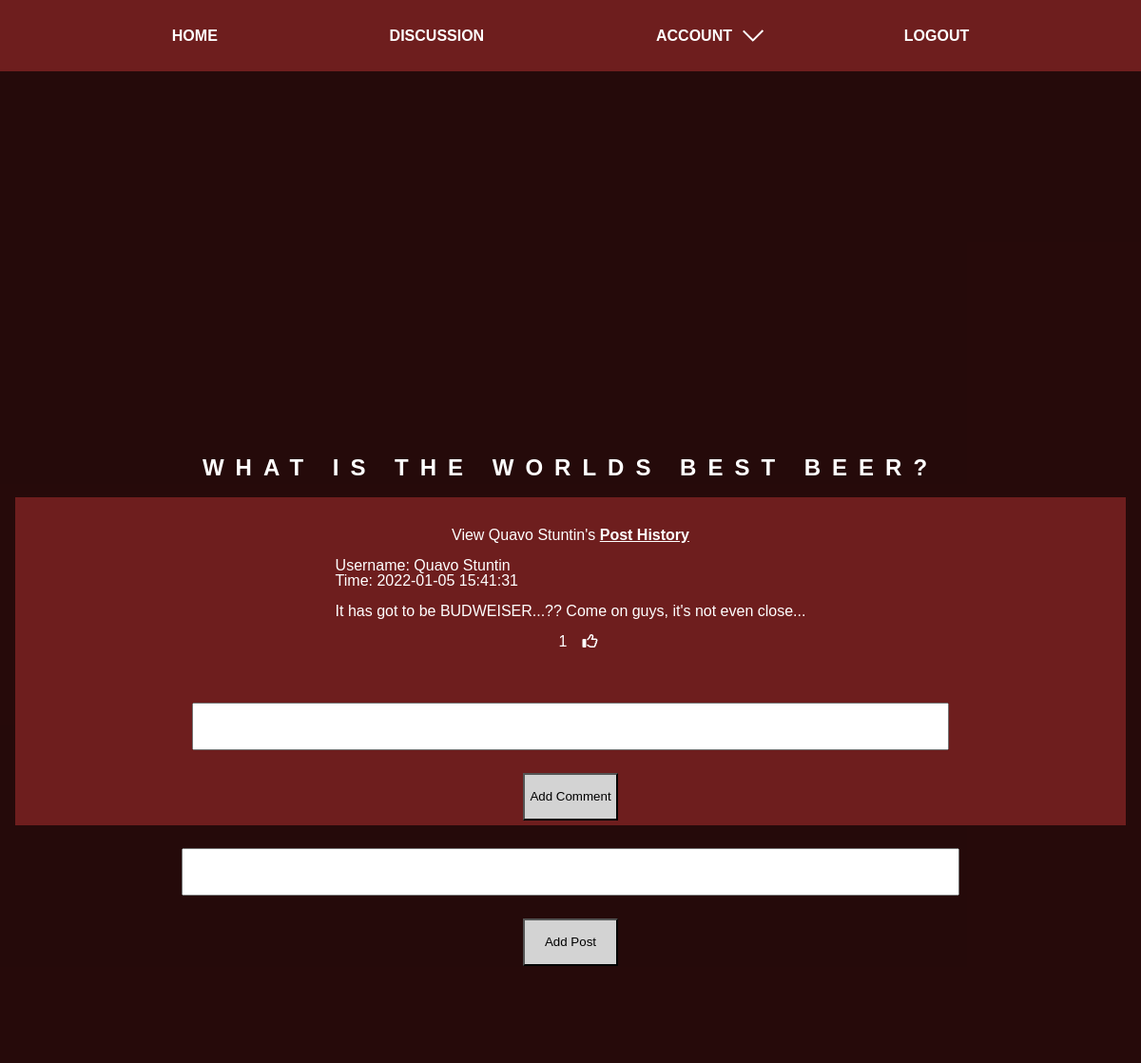
/discussion (signed in, upper part), run on an earlier commit of the app's database.
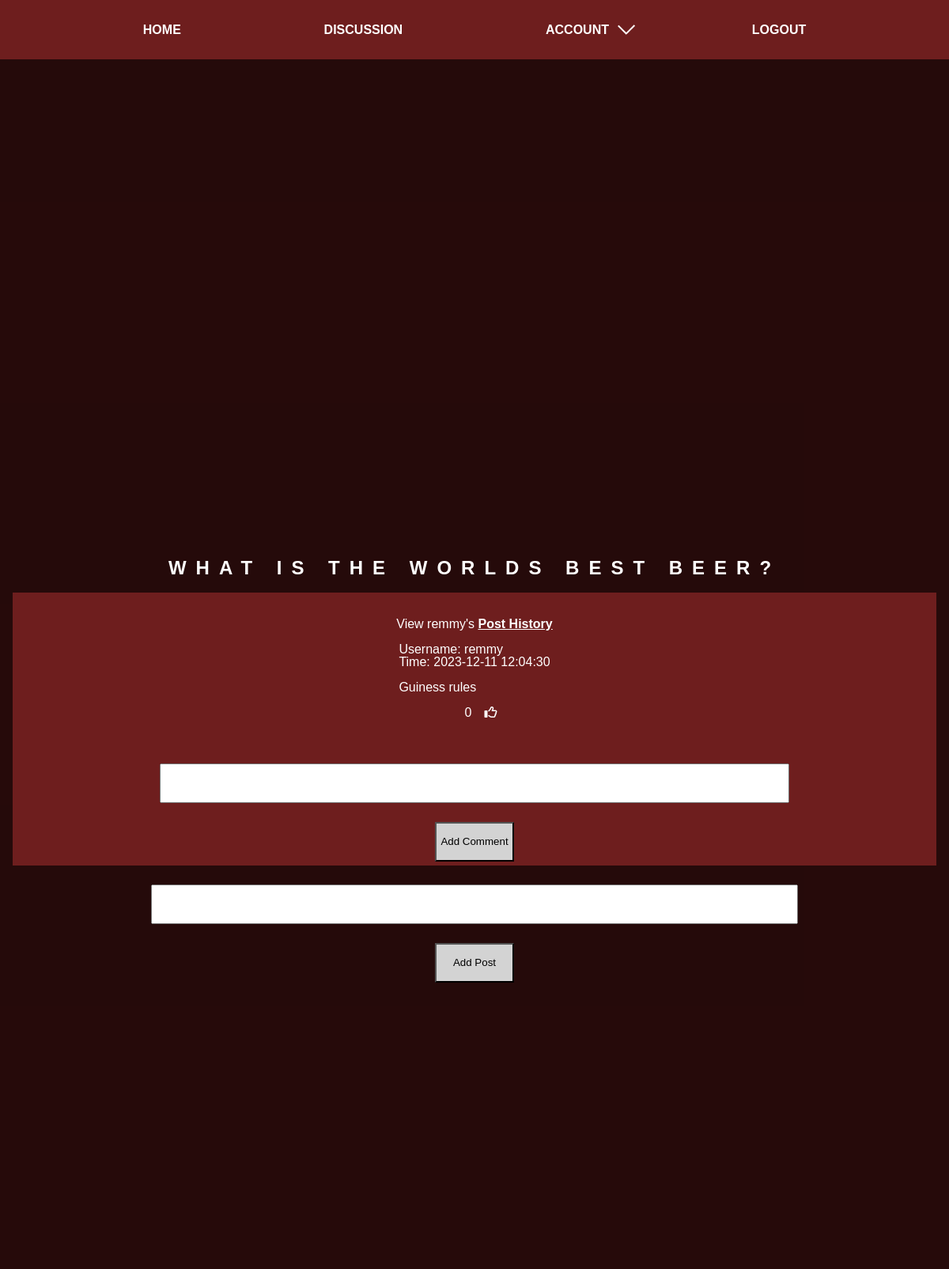
And on a later commit of the database.
### website/models.py (models this page shows)
class Post(db.Model):
    id = db.Column(db.Integer, primary_key=True)
    data = db.Column(db.String(10000))
    date = db.Column(db.DateTime(timezone=True), default=func.now())
    user_id = db.Column(db.Integer, db.ForeignKey('user.id', ondelete="CASCADE"), nullable=False)
    comments = db.relationship('Comment', backref="post", passive_deletes=False, cascade="all")
    likes = db.relationship("Like", backref="post", passive_deletes=False, cascade="all")

class User(db.Model, UserMixin):
    id = db.Column(db.Integer, primary_key=True)
    email = db.Column(db.String(150), unique=True)
    password = db.Column(db.String(150))
    first_name = db.Column(db.String(150))
    address = db.Column(db.String(150))
    post_code = db.Column(db.String(8))
    posts = db.relationship('Post', backref="user", passive_deletes=True)
    comments = db.relationship('Comment', backref="user", passive_deletes=True)
    likes = db.relationship('Like', backref="user", passive_deletes=True)

### website/views.py (the view)
@views.route("/discussion")
@login_required
def posts():
    posts = Post.query.order_by(Post.date.desc()).all()
    return render_template("posts.html", user=current_user, posts=posts)

### website/__init__.py (called while the page is built)
def create_app():
    app = Flask(__name__)
    app.config["SECRET_KEY"] = "fgdnjrkflefrfvj"
    app.config["SQLALCHEMY_DATABASE_URI"] = f'sqlite:///{DB_NAME}'
    db.init_app(app)
    from .views import views
    from .auth import auth
    from .crud.add import add
    from .crud.delete import delete
    from .crud.update import update
    app.register_blueprint(views, url_prefix="/")
    app.register_blueprint(auth, url_prefix="/")
    app.register_blueprint(add, url_prefix="/")
    app.register_blueprint(delete, url_prefix="/")
    app.register_blueprint(update, url_prefix="/")
    from .models import User
    create_database(app)
    login_manager = LoginManager()
    login_manager.login_view = "auth.login"
    login_manager.init_app(app)
    @login_manager.user_loader
    def load_user(id):
        return User.query.get(int(id))
    return app

### website/templates/posts.html (shortened to what this page needs)
{% extends "base.html" %}  {% block content%}
<section class="posts--container">
  <h1>What is the worlds best beer?</h1>
  <ul class="posts">
    {% if not posts %}
    <p>There's no posts yet... Be the first to tell us your favourite beer!</p>
    {% else %} {% for post in posts %}
    <div class="posts__item--container">
      <li class="posts__item">
        <span class="posts__item__link"
          >View {{post.user.first_name}}'s
          <a href="/account/my-posts/{{post.user.first_name}}">
            Post History
          </a>
          <br /></span
        > <br />
        Username: {{post.user.first_name}}
        <br />
        Time: {{post.date}} <br />
        <br />
        {{ post.data }}
        <br />
        {% if user.id in post.likes|map(attribute="post_id")|list %}
        <span class="posts__item__like"
          ><p>{{post.likes|length}}</p>
          <a href="/like-post/{{post.id}}"><i class="fas fa-thumbs-up"></i></a
        ></span>
        {% else %}
        <span class="posts__item__like"
          ><p>{{post.likes|length}}</p>
          <a href="/like-post/{{post.id}}"><i class="far fa-thumbs-up"></i></a
        ></span>
        {% endif %}
      </li>
      <form method="POST" action="/discussion/create-comment/{{post.id}}">
        <textarea name="comment" id="comment"></textarea>
        <button type="submit">Add Comment</button>
      </form>
    </div>
    {% endfor %}{% endif %}
  </ul>
  <form method="POST" action="/discussion">
    <textarea name="post"></textarea>
    <button type="submit">Add Post</button>
  </form>
</section>
{% endblock content %}

### website/templates/base.html (shortened to what this page needs)
<!DOCTYPE html>
<html lang="en">
  <head>
     {% block extra_meta %} {% endblock %} {% block corecss %}
    <link
      rel="stylesheet"
      type="text/css"
      href="{{ url_for('static', filename='css/main.css')}}"
    />
    {% endblock %} {% block extra_css %} {% endblock %}
  </head>
  <body>
    <header>
      <nav>
        <ul class="nav" id="nav">
          <li class="nav__item"><a href="/">Home</a></li>
          {% if user.is_authenticated %}
          <li class="nav__item"><a href="/discussion">Discussion</a></li>
          <div class="dropdown">
            <a class="dropdown__selected">
              Account
            </a>
          </div>
          <li class="nav__item"><a href="/logout">Logout</a></li>
          {% else %}
          <li class="nav__item"><a href="/login">Login</a></li>
          <li class="nav__item">
            <a href="{{ url_for('auth.sign_up') }}">Signup</a>
          </li>
          {% endif %}
        </ul>
      </nav>
    </header>
     {% block content %} {%
    endblock %}
  </body>
</html>

### website/static/css/main.css (style rules this page uses)
*, *:after, *:before { -webkit-box-sizing: border-box; box-sizing: border-box; margin: 0; padding: 0; }
h1 { font-family: "Syncopate", sans-serif; text-transform: uppercase; letter-spacing: 1vw; line-height: 1.2; font-size: 3vw; text-align: center; }
.posts--container { position: relative; display: -webkit-box; display: -ms-flexbox; display: flex; -webkit-box-orient: vertical; -webkit-box-direction: normal; -ms-flex-direction: column; flex-direction: column; background: rgba(0, 0, 0, 0.66); padding: 1rem; height: 93vh; -webkit-box-pack: center; -ms-flex-pack: center; justify-content: center; }
.posts--container h1 { padding-bottom: 1rem; }
.posts--container form textarea { width: 70%; height: 50px; margin-bottom: 0.5rem; margin-top: 1.5rem; }
.posts--container .posts { height: 345px; overflow: auto; }
.posts--container .posts p { text-align: center; margin: 1rem; }
.posts--container .posts .posts__item--container { background-color: #6e1e1e; padding: 1rem; }
.posts--container .posts .posts__item--container .posts__item { display: -webkit-box; display: -ms-flexbox; display: flex; -webkit-box-orient: vertical; -webkit-box-direction: normal; -ms-flex-direction: column; flex-direction: column; -webkit-box-align: center; -ms-flex-align: center; align-items: center; margin-bottom: 1rem; margin-top: 1rem; }
.posts--container .posts .posts__item--container .posts__item .posts__item__like { display: -webkit-box; display: -ms-flexbox; display: flex; -webkit-box-align: center; -ms-flex-align: center; align-items: center; }
.posts--container .posts .posts__item--container .posts__item .posts__item__link a { font-weight: bold; text-decoration: underline; -webkit-transition: all 0.5s ease-in-out; transition: all 0.5s ease-in-out; }
.posts--container .posts .posts__item--container form textarea { width: 70%; margin-bottom: 0.5rem; height: 50px; }
:root { --fs-400: 1rem; }
ul, li { margin: 0; padding: 0; list-style-type: none; }
a { color: #fff; text-decoration: none; }
body { font-size: var(--fs-400); background: #6e1e1e; color: #fff; font-family: "Syncopate", sans-serif; line-height: 1; margin: 0; height: 100vh; }
.nav { line-height: 1.5; display: none; }
.nav__item { text-align: center; font-weight: 700; text-transform: uppercase; }
.nav__item a { -webkit-transition: all 0.5s ease-in-out; transition: all 0.5s ease-in-out; }
.nav .dropdown { font-weight: 700; text-transform: uppercase; }
.nav .dropdown .dropdown__selected { display: -webkit-box; display: -ms-flexbox; display: flex; cursor: pointer; -webkit-transition: all 0.5s ease-in-out; transition: all 0.5s ease-in-out; }
button { margin: 1rem; display: block; padding: 0.3rem; background-color: lightgray; height: 50px; width: 100px; }
form { display: -webkit-box; display: -ms-flexbox; display: flex; -webkit-box-orient: vertical; -webkit-box-direction: normal; -ms-flex-direction: column; flex-direction: column; -webkit-box-align: center; -ms-flex-align: center; align-items: center; }
form textarea { resize: none; font-size: 1.25rem; }
@media only screen and (min-width: 600px) { .nav, .nav.open { display: -webkit-box; display: -ms-flexbox; display: flex; -webkit-box-pack: space-evenly; -ms-flex-pack: space-evenly; justify-content: space-evenly; -webkit-box-orient: horizontal; -webkit-box-direction: normal; -ms-flex-direction: row; flex-direction: row; margin: 0; min-height: 75px; -webkit-box-align: center; -ms-flex-align: center; align-items: center; } }
@media only screen and (min-width: 600px) { h1 { font-size: 2vw; } }

What changed in the data, as far as the page shows it:
no longer on this page (row unchanged): Post: user.first_name "Quavo Stuntin", date "2022-01-05 15:41:31", data "It has got to be BUDWEISER...?? Come on guys, it's not even close...", likes|length "1"
added Post: user.first_name "remmy", date "2023-12-11 12:04:30", data "Guiness rules", likes|length "0"
